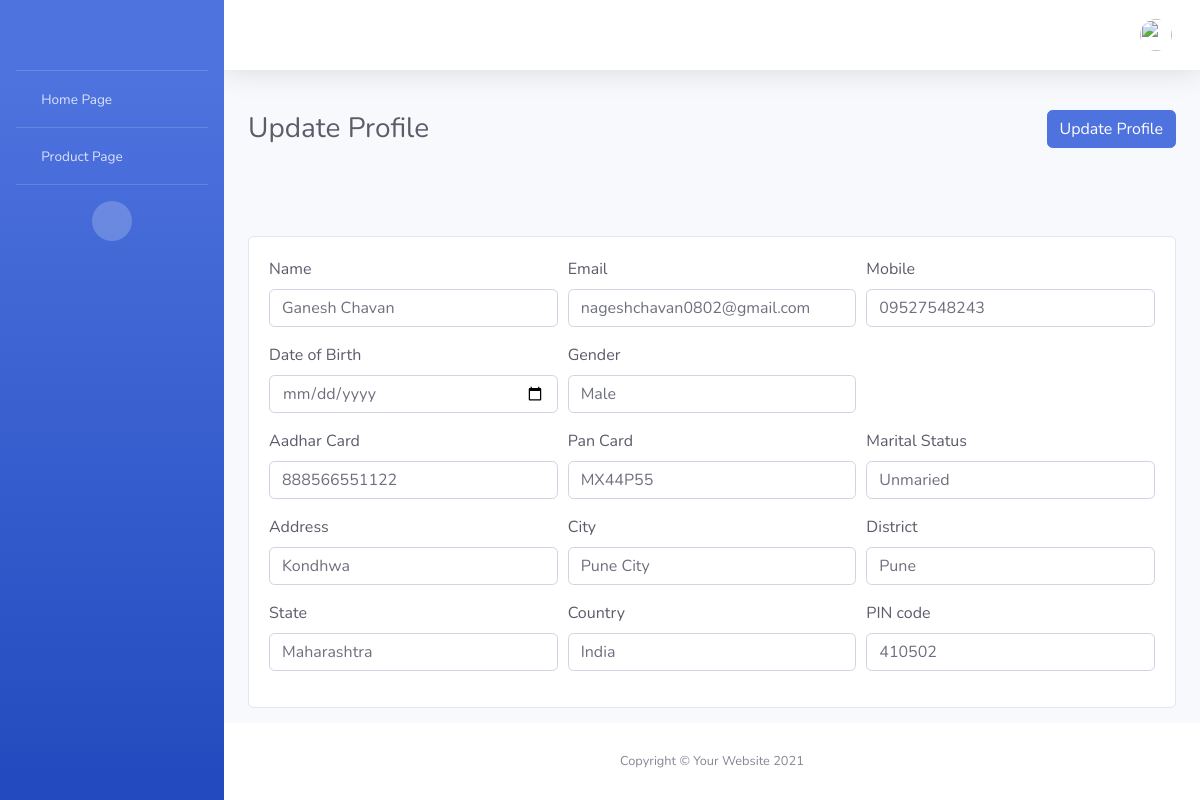
Screenshot of /update/6/ with the database file from the repository.
### login/models.py (models this page shows, shortened)
class Register(models.Model):
    user_id = models.AutoField(primary_key=True)
    user_name = models.CharField(max_length=100)
    user_email = models.EmailField(max_length=100)
    user_phone = models.CharField(max_length=50)
    user_dob = models.DateField()
    gender = models.CharField(max_length=100)
    aadhar = models.CharField(max_length=20)
    pan = models.CharField(max_length=20)
    marital_status = models.CharField(max_length=100)
    address = models.CharField(max_length=100)
    city = models.CharField(max_length=100)
    district = models.CharField(max_length=100)
    state = models.CharField(max_length=100)
    country = models.CharField(max_length=100)
    pin_code = models.CharField(max_length=20)

### login/views.py (the view, shortened to what this page needs)
# urls.py: path('update/<int:user_id>/', views.update, name="update"),
def update(request,user_id):
    Data_up = Register.objects.get(user_id=user_id)
    return render(request, 'profile.html',{'Data_up':Data_up})

### login/templates/profile.html (shortened to what this page needs)
{% extends 'web_base.html' %}
{% load static %}
{% block content_page %}
<div class="container-fluid">
    <form method="POST" action="/update/{{Data_up.user_id}}/">
        <div class="d-sm-flex align-items-center justify-content-between mb-4">
            <h1 class="h3 my-3 text-gray-800">Update Profile</h1>
            <button type="submit" class="btn btn-primary my-3">Update Profile</button>
        </div>
        <div class="row">
            <div class="col-12 mt-5">
                <div class="card">
                    <div class="card-body">
                        <div class="form-row">
                            <div class="form-group col-lg-4">
                                <label class="text-dark">Name</label>
                                <input required type="text" class="form-control" name="user_name" value="{{Data_up.user_name}}">
                            </div>
                            <div class="form-group col-lg-4">
                                <label class="text-dark">Email</label>
                                <input required type="text" class="form-control" name="user_email" value="{{Data_up.user_email}}">
                            </div>
                            <div class="form-group col-lg-4">
                                <label class="text-dark">Mobile</label>
                                <input required type="text" class="form-control" name="user_phone" value="{{Data_up.user_phone}}">
                            </div>
                        </div>
                        <div class="form-row">
                            <div class="form-group col-lg-4">
                                <label class="text-dark">Date of Birth</label>
                                <input required type="date" class="form-control" name="user_dob" value="{{Data_up.user_dob}}">
                            </div>
                            <div class="form-group col-lg-4">
                                <label class="text-dark">Gender</label>
                                <input required type="text" class="form-control" name="gender" value="{{Data_up.gender}}">
                            </div>
                        </div>
                        <div class="form-row">
                            <div class="form-group col-lg-4">
                                <label class="text-dark">Aadhar Card</label>
                                <input required type="text" class="form-control" name="aadhar" value="{{Data_up.aadhar}}">
                            </div>
                            <div class="form-group col-lg-4">
                                <label class="text-dark">Pan Card</label>
                                <input required type="text" class="form-control" name="pan" value="{{Data_up.pan}}">
                            </div>
                            <div class="form-group col-lg-4">
                                <label class="text-dark">Marital Status</label>
                                <input required type="text" class="form-control" name="marital_status" value="{{Data_up.marital_status}}">
                            </div>
                        </div>
                        <div class="form-row">
                            <div class="form-group col-lg-4">
                                <label class="text-dark">Address</label>
                                <input required type="text" class="form-control" name="address" value="{{Data_up.address}}">
                            </div>
                            <div class="form-group col-lg-4">
                                <label class="text-dark">City</label>
                                <input required type="text" class="form-control" name="city" value="{{Data_up.city}}">
                            </div>
                            <div class="form-group col-lg-4">
                                <label class="text-dark">District</label>
                                <input required type="text" class="form-control" name="district" value="{{Data_up.district}}">
                            </div>
                        </div>
                        <div class="form-row">
                            <div class="form-group col-lg-4">
                                <label class="text-dark">State</label>
                                <input required type="text" class="form-control" name="state" value="{{Data_up.state}}">
                            </div>
                            <div class="form-group col-lg-4">
                                <label class="text-dark">Country</label>
                                <input required type="text" class="form-control" name="country" value="{{Data_up.country}}">
                            </div>
                            <div class="form-group col-lg-4">
                                <label class="text-dark">PIN code</label>
                                <input required type="text" class="form-control" name="pin_code" value="{{Data_up.pin_code}}">
                            </div>
                        </div>
                    </div>
                </div>
            </div>
        </div>
    </form>
</div>
{% endblock %}

### rows the page displays
Register: user_name "Ganesh Chavan", user_email "nageshchavan0802@gmail.com", user_phone "09527548243", gender "Male", aadhar "888566551122", pan "MX44P55", marital_status "Unmaried", address "Kondhwa", city "Pune City", district "Pune", state "Maharashtra", country "India", pin_code "410502"
